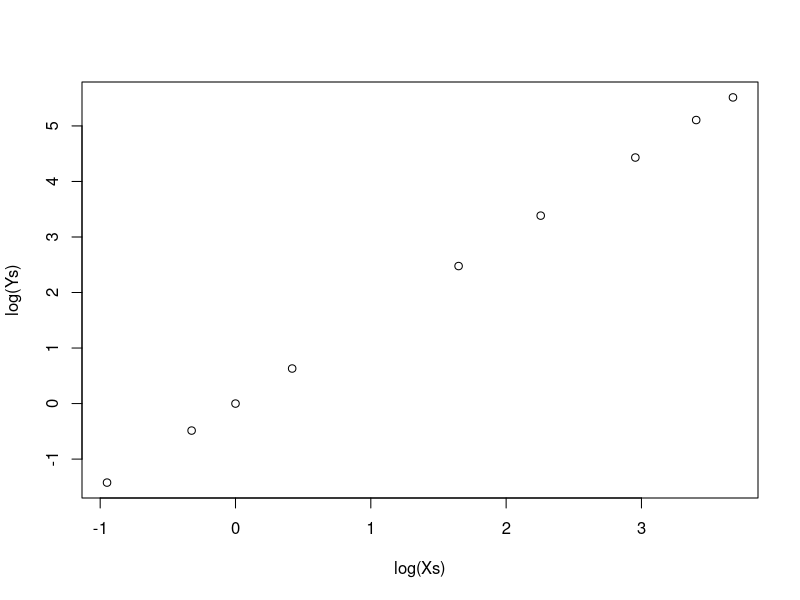
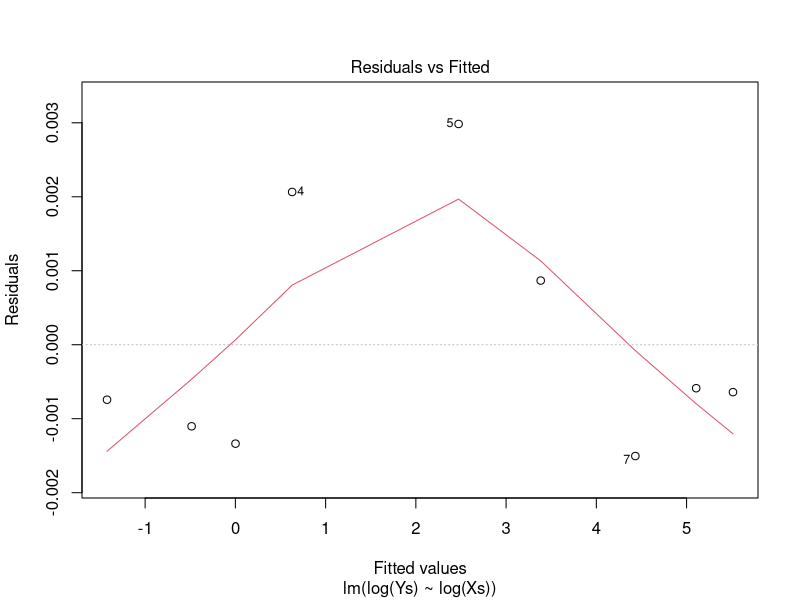
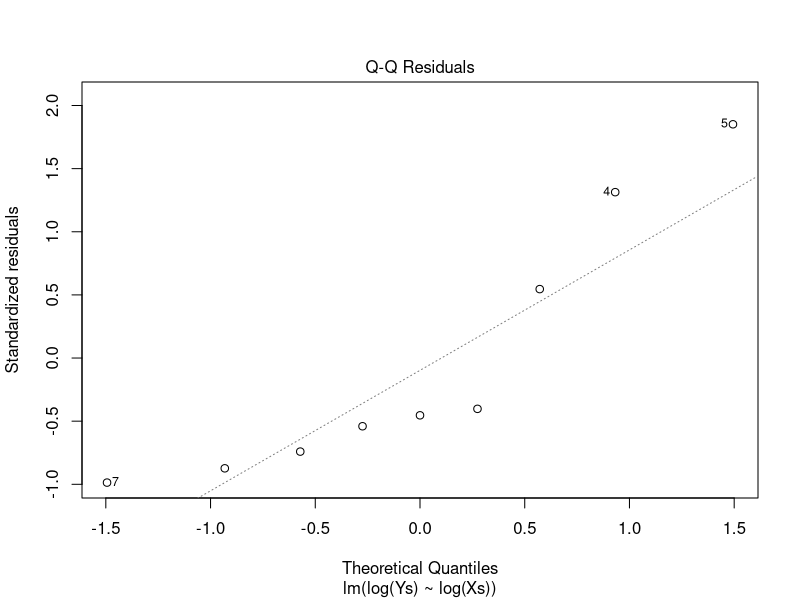
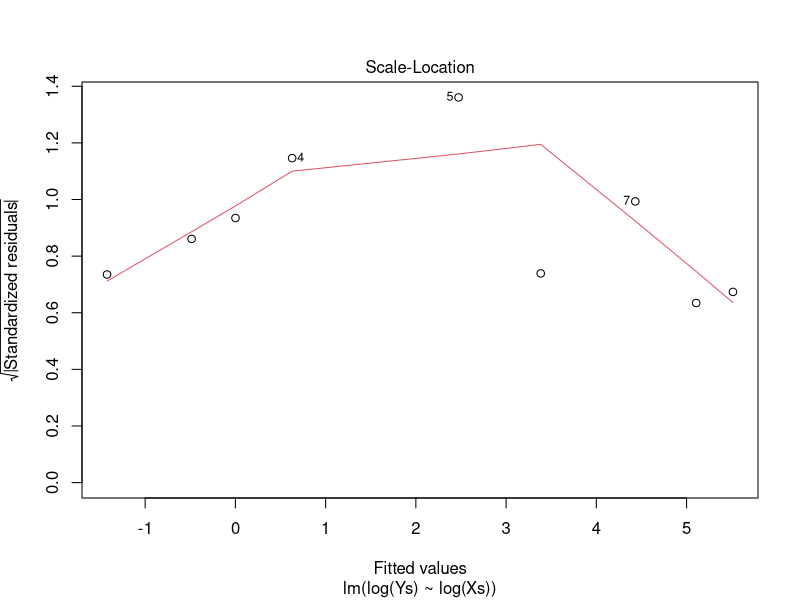
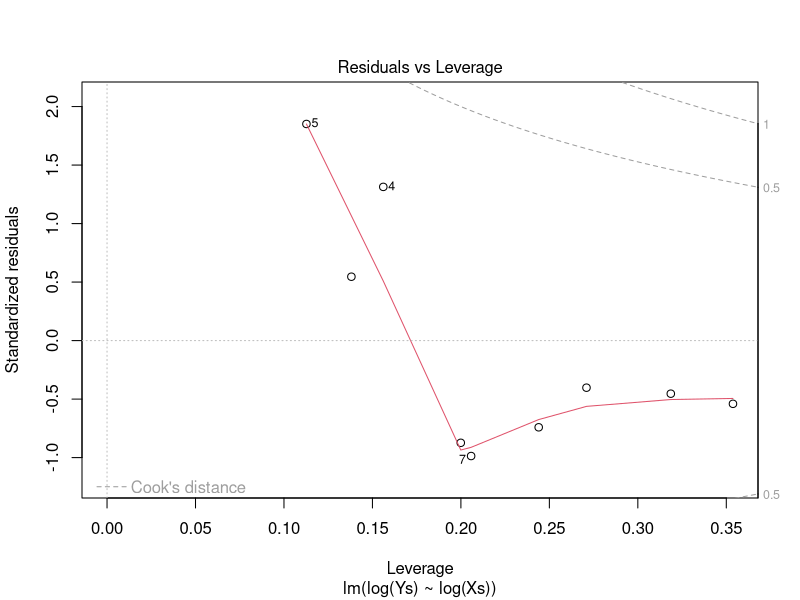

Write R code to recreate these figures, in order.
norm <- function(a) {
  a_norm = sqrt(sum(a^2))
  a_norm
}

a = c(0.4, 0.3)
b = c(-0.15, 0.2)

norm(a)
norm(b)

angle = sum(a * b)/(norm(a)*norm(b))


projection_scalar = sum(a * b)/norm(b)

qnorm(1-0.015)

pnorm(1/sqrt(2))-pnorm(-0.5/sqrt(2))

pnorm(2, 1, sqrt(2)) - pnorm(0.5, 1, sqrt(2))

f_x <- function(x) {
  x^3/3-x^2-3*x+10
}

f_x(c(-4, -1, 3, 4))


Xs = c(
  0.0339,
  0.0423,
  0.213,
  0.257,
  0.273,
  0.273,
  0.450,
  0.503,
  0.503,
  0.637,
  0.805,
  0.904,
  0.904,
  0.910,
  0.910,
  1.02,
  1.11,
  1.11,
  1.41,
  1.72,
  2.03,
  2.02,
  2.02,
  2.02
)

Ys = c(
  -19.3,
  30.4,
  38.7,
  5.52,
  -33.1,
  -77.3,
  398.0,
  406.0,
  436.0,
  320.0,
  373.0,
  93.9,
  210.0,
  423.0,
  594.0,
  829.0,
  718.0,
  561.0,
  608.0,
  1040,
  1100,
  840.0,
  801.0,
  519.0
)

N = 24

mean(Xs)
mean(Ys)

var(Xs, Ys)

(sum((Xs-mean(Xs))*(Ys-mean(Ys)))/(sd(Xs)*sd(Ys)))/(N-1)

beta1 = (cor(Xs, Ys)*sd(Ys))/sd(Xs)

reg = lm(Ys~Xs)
summary(reg)

beta0 = mean(Ys) - beta1 * mean(Xs)


Xs = c(0.387, 0.723, 1.00, 1.52, 5.20, 9.54, 19.2, 30.1, 39.5)

Ys = c(0.241, 0.615, 1.00, 1.88, 11.9, 29.5, 84.0, 165.0, 248)

N = 9

plot(log(Xs), log(Ys))

cor(Xs, Ys)

reg = lm(log(Ys)~log(Xs))
summary(reg)

plot(reg)

LogPlanetMass = c(-0.31471074,  1.01160091,  0.58778666,  0.46373402, -0.01005034,
                  0.66577598, -1.30933332, -0.37106368, -0.40047757, -0.27443685,
                  1.30833282, -0.46840491, -1.91054301,  0.16551444,  0.78845736,
                  -2.43041846,  0.21511138,  2.29253476, -2.05330607, -0.43078292,
                  -4.98204784, -0.48776035, -1.69298258, -0.08664781, -2.28278247,
                  3.30431931, -3.27016912,  1.14644962, -3.10109279, -0.61248928)

LogPlanetRadius = c(0.32497786,  0.34712953,  0.14842001,  0.45742485,  0.1889661 ,
                    0.06952606,  0.07696104,  0.3220835 ,  0.42918163, -0.05762911,
                    0.40546511,  0.19227189, -0.16251893,  0.45107562,  0.3825376 ,
                    -0.82098055,  0.10436002,  0.0295588 , -1.17921515,  0.55961579,
                    -2.49253568,  0.11243543, -0.72037861,  0.36464311, -0.46203546,
                    0.13976194, -2.70306266,  0.12221763, -2.41374014,  0.35627486)

LogPlanetOrbit = c(-2.63108916, -3.89026151, -3.13752628, -2.99633245, -3.12356565,
                   -2.33924908, -2.8507665 , -3.04765735, -2.84043939, -3.19004544,
                   -3.14655516, -3.13729584, -3.09887303, -3.09004295, -3.16296819,
                   -2.3227878 , -3.77661837, -2.52572864, -4.13641734, -3.05018846,
                   -2.40141145, -3.14795149, -0.40361682, -3.2148838 , -2.74575207,
                   -3.70014265, -1.98923527, -3.35440922, -1.96897409, -2.99773428)

StarMetallicity = c(0.11 , -0.002, -0.4  ,  0.01 ,  0.15 ,  0.22 , -0.01 ,  0.02 ,
                    -0.06 , -0.127,  0.   ,  0.12 ,  0.27 ,  0.09 , -0.077,  0.3  ,
                    0.14 , -0.07 ,  0.19 , -0.02 ,  0.12 ,  0.251,  0.07 ,  0.16 ,
                    0.19 ,  0.052, -0.32 ,  0.258,  0.02 , -0.17)

LogStarMass = c(0.27002714,  0.19144646, -0.16369609,  0.44468582,  0.19227189,
                0.01291623,  0.0861777 ,  0.1380213 ,  0.49469624, -0.43850496,
                0.54232429,  0.02469261,  0.07325046,  0.42133846,  0.2592826 ,
                -0.09431068, -0.24846136, -0.12783337, -0.07364654,  0.26159474,
                0.07603469, -0.07796154,  0.09440068,  0.07510747,  0.17395331,
                0.28893129, -0.21940057,  0.02566775, -0.09211529,  0.16551444)

LogStarAge = c(1.58103844,  1.06471074,  2.39789527,  0.72754861,  0.55675456,
               1.91692261,  1.64865863,  1.38629436,  0.77472717,  1.36097655,
               0.        ,  1.80828877,  1.7837273 ,  0.64185389,  0.69813472,
               2.39789527, -0.35667494,  1.79175947,  1.90210753,  1.39624469,
               1.84054963,  2.19722458,  1.89761986,  1.84054963,  0.74193734,
               0.55961579,  1.79175947,  0.91629073,  2.17475172,  1.36097655)

N = 30

#Y is LogPlanetMass
#X is intercept, LogPlanetRadius, LogPlanetOrbit, StarMetallicity, LogStarMass, LogStarAge

X_dummy = rep(1, N)
X = cbind(X_dummy, LogPlanetRadius, LogPlanetOrbit, StarMetallicity, LogStarMass, LogStarAge)

Y = LogPlanetMass

#regression directly
planetReg = lm(Y~X)
summary(planetReg)

#linear algebra
solve(t(X) %*% X) %*% t(X) %*% Y

summary(planetReg)

